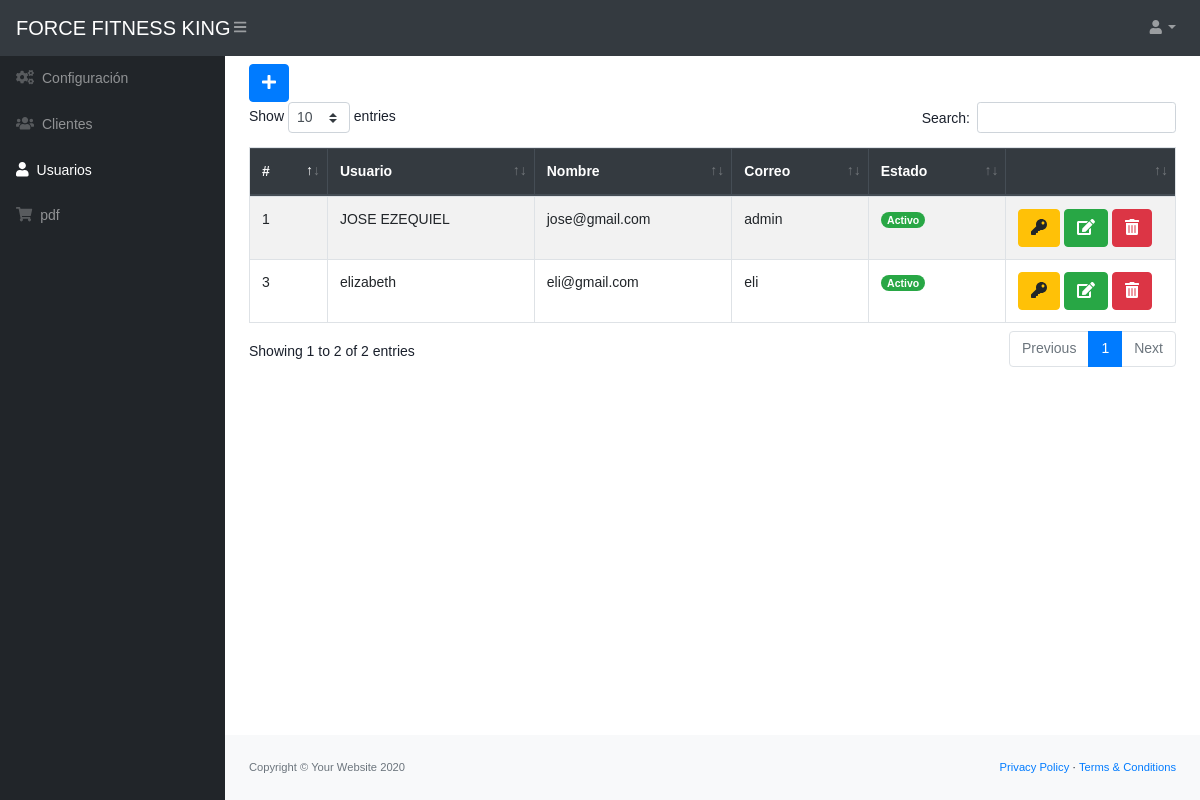
Screenshot of /src/usuarios.php (signed in) with the database file from the repository.
### tables this page shows
CREATE TABLE `usuario` (
  `idusuario` int(11) NOT NULL,
  `nombre` varchar(100) NOT NULL,
  `correo` varchar(100) NOT NULL,
  `usuario` varchar(20) NOT NULL,
  `clave` varchar(50) NOT NULL,
  `estado` int(11) NOT NULL DEFAULT 1
);

### src/usuarios.php (the view, shortened to what this page needs)
<?php include_once "includes/header.php";
?>
<button class="btn btn-primary" type="button" data-toggle="modal" data-target="#nuevo_usuario"><i class="fas fa-plus"></i></button>
<div class="table-responsive">
    <table class="table table-hover table-striped table-bordered mt-2" id="tbl">
        <thead class="thead-dark">
            <tr>
                <th>#</th>
                <th>Usuario</th>
                <th>Nombre</th>
                <th>Correo</th>
                <th>Estado</th>
                <th></th>
            </tr>
        </thead>
        <tbody>
            <?php
            include "../conexion.php";
            $query = mysqli_query($conexion, "SELECT * FROM usuario ORDER BY estado DESC");
            $result = mysqli_num_rows($query);
            if ($result > 0) {
                while ($data = mysqli_fetch_assoc($query)) {
                    if ($data['estado'] == 1) {
                        $estado = '<span class="badge badge-pill badge-success">Activo</span>';
                    } else {
                        $estado = '<span class="badge badge-pill badge-danger">Inactivo</span>';
                    }
            ?>
                    <tr>
                        <td><?php echo $data['idusuario']; ?></td>
                        <td><?php echo $data['nombre']; ?></td>
                        <td><?php echo $data['correo']; ?></td>
                        <td><?php echo $data['usuario']; ?></td>
                        <td><?php echo $estado; ?></td>
                        <td>
                            <?php if ($data['estado'] == 1) { ?>
                                <a href="rol.php?id=<?php echo $data['idusuario']; ?>" class="btn btn-warning"><i class='fas fa-key'></i></a>
                                <a href="editar_usuario.php?id=<?php echo $data['idusuario']; ?>" class="btn btn-success"><i class='fas fa-edit'></i></a>
                                <form action="eliminar_usuario.php?id=<?php echo $data['idusuario']; ?>" method="post" class="confirmar d-inline">
                                    <button class="btn btn-danger" type="submit"><i class='fas fa-trash-alt'></i> </button>
                                </form>
                            <?php } ?>
                        </td>
                    </tr>
            <?php }
            } ?>
        </tbody>
    </table>
</div>
<?php include_once "includes/footer.php"; ?>

### rows the page displays
usuario: idusuario "1", nombre "JOSE EZEQUIEL", correo "jose@gmail.com", usuario "admin", estado "Activo"
usuario: idusuario "3", nombre "elizabeth", correo "eli@gmail.com", usuario "eli", estado "Activo"
